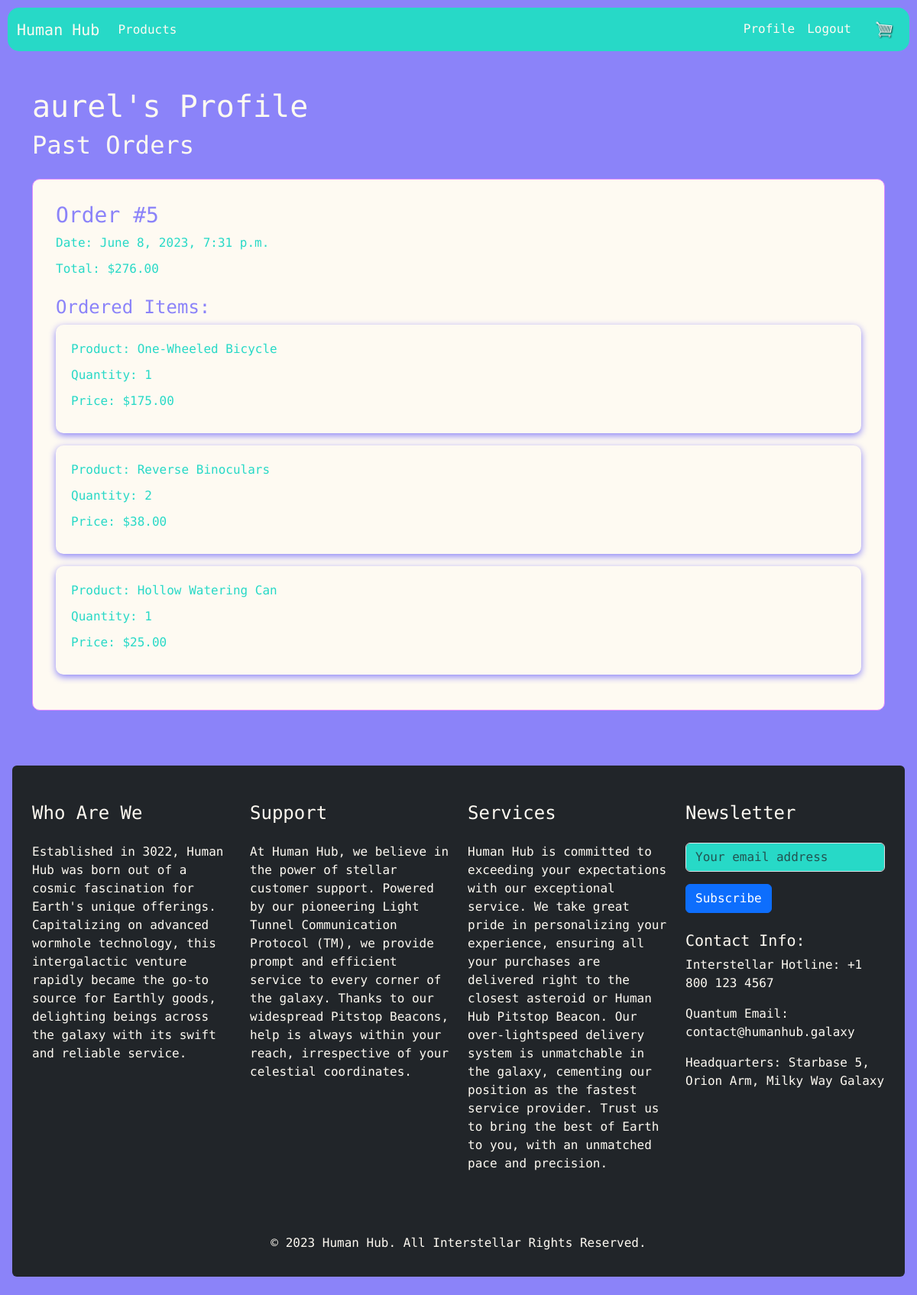
Screenshot of /profile/ (signed in) with the database file from the repository.
### store/models.py (models this page shows, shortened)
class Order(models.Model):
    user = models.ForeignKey(User, on_delete=models.CASCADE)
    cart_items = models.ManyToManyField(CartItem)
    total = models.DecimalField(max_digits=8, decimal_places=2)
    created_at = models.DateTimeField(auto_now_add=True)
    shipping_address = models.OneToOneField('ShippingAddress', on_delete=models.CASCADE)
    payment_info = models.OneToOneField('PaymentInfo', on_delete=models.CASCADE, null=True, blank=True)

class CartItem(models.Model):
    product = models.ForeignKey(Product, on_delete=models.CASCADE)
    cart = models.ForeignKey(Cart, on_delete=models.CASCADE)
    quantity = models.PositiveIntegerField()

class Product(models.Model):
    name = models.CharField(max_length=200)
    description = models.TextField()
    price = models.DecimalField(max_digits=7, decimal_places=2)
    image = models.ImageField(null=True, blank=True)
    category = models.ForeignKey('Category', on_delete=models.SET_NULL, null=True)

### store/views.py (the view)
# urls.py: path('profile/', views.profile, name='profile'),
def profile(request):
    customer_orders = Order.objects.filter(user=request.user)
    return render(request, 'store/profile.html', {'customer': request.user, 'customer_orders': customer_orders})

### store/templates/store/profile.html
{% extends "store/base_generic.html" %}
{% load static %}
{% block content %}
<div class="profile-page">
  <div class="container">
    <div class="row my-5">
      <div class="col-lg-12">
        <h1>{{ customer.username }}'s Profile</h1>
        <h2>Past Orders</h2>
        {% for order in customer_orders %}
          <div class="order my-4">
            <div class="order-body">
            <div class="mb-4">
                <h3 class="order-title">Order #{{ order.id }}</h3>
                <p class="order-text">Date: {{ order.created_at }}</p>
                <p class="order-text">Total: ${{ order.total }}</p>
            </div>
              <h4>Ordered Items:</h4>
              {% for item in order.cart_items.all %}
                  <div class="item-box">
                    <p class="order-text">Product: {{ item.product.name }}</p>
                    <p class="order-text">Quantity: {{ item.quantity }}</p>
                    <p class="order-text">Price: ${{ item.product.price }}</p>
                  </div>
              {% empty %}
                <p>No items in this order.</p>
              {% endfor %}
            </div>
          </div>
        {% empty %}
          <div class="alert alert-info" role="alert">
            No orders have been made.
          </div>
          <a href="{% url 'product_list' %}" class="btn btn-primary">Browse Products</a>
        {% endfor %}
      </div>
    </div>
  </div>
</div>
{% endblock %}

### store/static/store/styles.css (style rules this page uses)
:root { --turquoise: #27d9c7ff; --tropical-indigo: #8b83f9ff; --floral-white: #fefaf2ff; --violet-web-color: #e08affff; }
body { background-color: var(--tropical-indigo); color: var(--floral-white); font-family: 'Monomaniac One', monospace; }
.order { border: 1px solid var(--violet-web-color); margin-bottom: 20px; border-radius: 10px; padding: 15px; background-color: var(--floral-white); }
.order-body { padding: 15px; background-color: var(--floral-white); }
.order-text { font-size: 16px; margin-bottom: 10px; color: var(--turquoise); }
.profile-page h3, .profile-page h4 { color: var(--tropical-indigo); }
.item-box { padding: 20px; box-shadow: 0 3px 10px var(--tropical-indigo); margin-bottom: 1rem; border-radius: 10px; }

### rows the page displays
Order: id "5", created_at "June 8, 2023, 7:31 p.m.", total "276.00"
CartItem: product.name "One-Wheeled Bicycle", quantity "1", product.price "175.00"
CartItem: product.name "Reverse Binoculars", quantity "2", product.price "38.00"
CartItem: product.name "Hollow Watering Can", quantity "1", product.price "25.00"

### other values shown
{{ customer.username }} "aurel"
